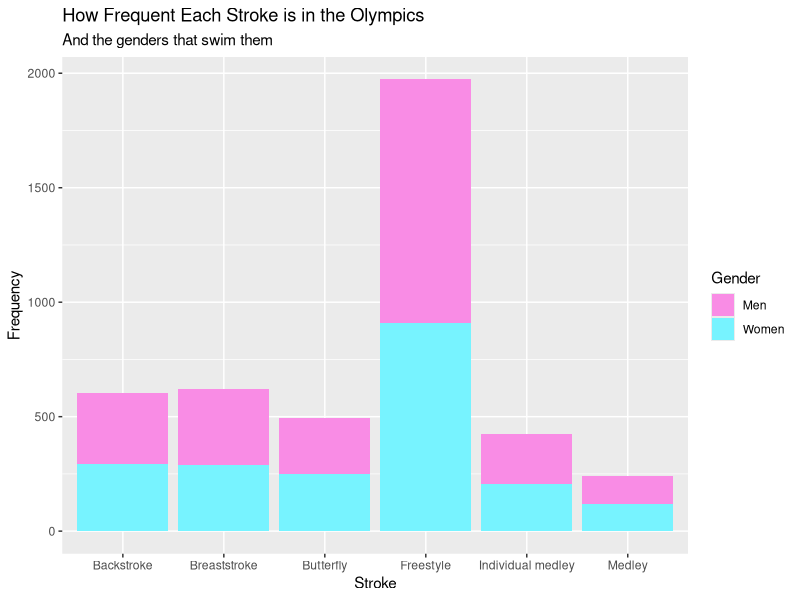
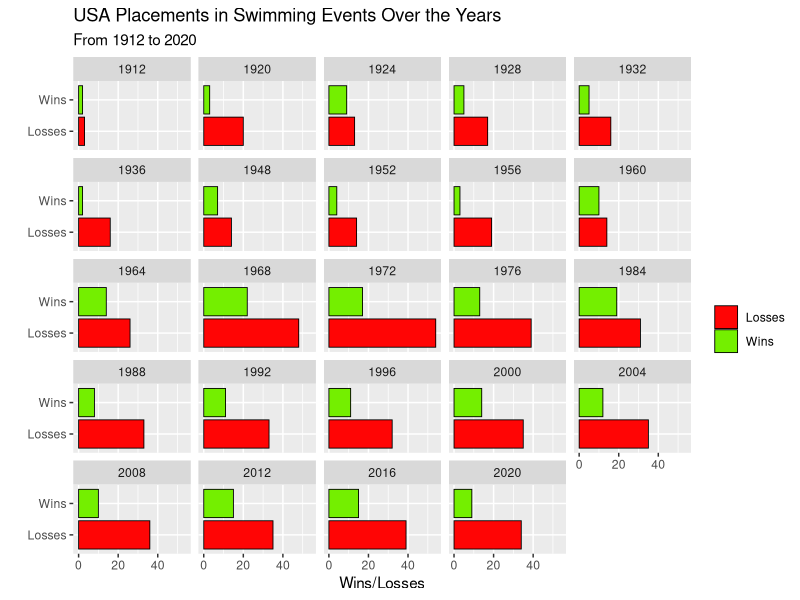
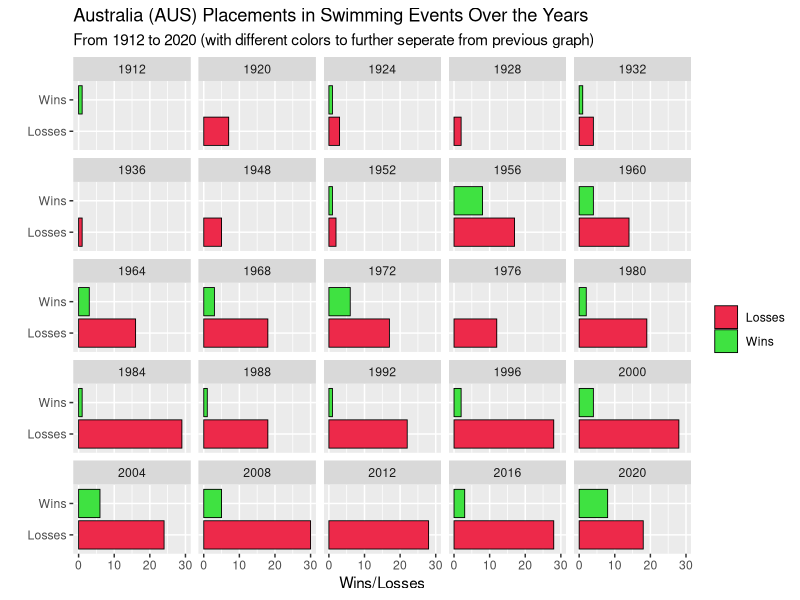

These figures' R source, in order:
## ---- chunk 1
library(tidyverse)
library(broom)
## ---- chunk 2
data <- read.csv("Olympic_Swimming_Results_1912to2020.csv")
## ---- chunk 3
data %>%
  glimpse()
## ---- chunk 4
#| label: event_num

#didWin variable created here so it is easier to single out the events. there are multiple swimmers in each event but only one can win, so singling out the winners gives us just one entry for each event
data <- data %>%
  mutate(didWin = if_else(Rank == 1, "yes", "no"))

data %>%
  filter(didWin == "yes", Year == "1912" | Year == "2020") %>%
  group_by(Year) %>%
  count() %>%
  select(Year, n) %>%
  summarise(Events = n)
## ---- chunk 5
#| label: strk_freq

data %>%
  ggplot(aes(x = Stroke, fill = Gender)) +
  geom_bar() +
  scale_fill_manual(values = c("#F98CE5","#77F3FF")) +
  labs(x = "Stroke", 
       y = "Frequency", 
       title = "How Frequent Each Stroke is in the Olympics", 
       subtitle = "And the genders that swim them")
## ---- chunk 6




## ---- chunk 7
#| label: top_wins

data %>%
  filter(didWin == "yes") %>%
  group_by(Team) %>%
  count(didWin) %>%
  select(Team, n) %>%
  summarise(Wins = n) %>%
  arrange(desc(Wins)) %>%
  slice(1, 2, 3, 4, 5)
## ---- chunk 8
#| label: usa_wins

data %>%
  mutate(USAwinlose = if_else(Rank == 1, "Wins", "Losses")) %>%
  filter(Team == "USA") %>%
  ggplot(aes(y = USAwinlose, fill = USAwinlose)) +
  geom_bar(color = "black", size = 0.3) +
  scale_fill_manual(values = c("#FF0505","#74EF00")) +
  facet_wrap(. ~ Year) +
  labs(title = "USA Placements in Swimming Events Over the Years",
       subtitle = "From 1912 to 2020",
       x = "Wins/Losses",
       y = "",
       fill = "")
## ---- chunk 9
#| label: aus_wins

data %>%
  mutate(AUSwinlose = if_else(Rank == 1, "Wins", "Losses")) %>%
  filter(Team == "AUS") %>%
  ggplot(aes(y = AUSwinlose, fill = AUSwinlose)) +
  geom_bar(color = "black", size = 0.3) +
  scale_fill_manual(values = c("#ED294A","#3FE241")) +
  facet_wrap(. ~ Year) +
  labs(title = "Australia (AUS) Placements in Swimming Events Over the Years",
       subtitle = "From 1912 to 2020 (with different colors to further seperate from previous graph)",
       x = "Wins/Losses",
       y = "",
       fill = "")
